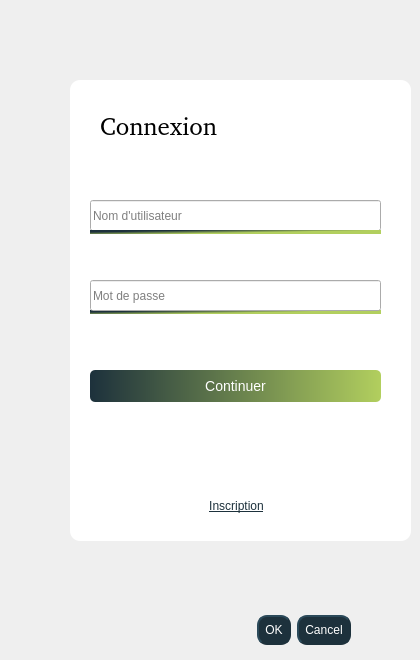
   <widget class="QWidget" name="Connexion">
    <attribute name="title">
     <string>Connexion</string>
    </attribute>
    <widget class="QFrame" name="frame">
     <property name="geometry">
      <rect>
       <x>70</x>
       <y>80</y>
       <width>341</width>
       <height>461</height>
      </rect>
     </property>
     <property name="styleSheet">
      <string notr="true">QFrame {
   border: none;
	border-radius:10px;
	background-color:rgb(255, 255, 255);
	box-shadow: 8px 7px 7px 8px rgb(179, 179, 179);
}</string>
     </property>
     <property name="frameShape">
      <enum>QFrame::StyledPanel</enum>
     </property>
     <property name="frameShadow">
      <enum>QFrame::Raised</enum>
     </property>
     <widget class="QLabel" name="label_4">
      <property name="geometry">
       <rect>
        <x>30</x>
        <y>30</y>
        <width>161</width>
        <height>31</height>
       </rect>
      </property>
      <property name="font">
       <font>
        <family>,sans-serif</family>
        <pointsize>-1</pointsize>
        <weight>50</weight>
        <italic>false</italic>
        <bold>false</bold>
       </font>
      </property>
      <property name="styleSheet">
       <string notr="true">

font: &quot;Poppins&quot;,sans-serif;
background-color: rgb(255, 255, 255);
max-width : 350px;
font-size:25px;
</string>
      </property>
      <property name="text">
       <string>Connexion</string>
      </property>
     </widget>
     <widget class="QLineEdit" name="username_input">
      <property name="geometry">
       <rect>
        <x>20</x>
        <y>120</y>
        <width>291</width>
        <height>31</height>
       </rect>
      </property>
      <property name="styleSheet">
       <string notr="true">width : 100%;
height : 45px; 
border-color: rgb(255, 255, 255);
color: rgb(0,0,0);</string>
      </property>
      <property name="text">
       <string/>
      </property>
      <property name="dragEnabled">
       <bool>false</bool>
      </property>
      <property name="placeholderText">
       <string extracomment="Nom d'utilisateur">Nom d'utilisateur</string>
      </property>
     </widget>
     <widget class="Line" name="line_4">
      <property name="geometry">
       <rect>
        <x>20</x>
        <y>150</y>
        <width>291</width>
        <height>4</height>
       </rect>
      </property>
      <property name="styleSheet">
       <string notr="true">background-color: qlineargradient(spread:pad, x1:0.182079, y1:0.147455, x2:0.832562, y2:0.647409, stop:0.0985222 rgba(29, 49, 60, 255), stop:0.73399 rgba(178, 207, 94, 255))</string>
      </property>
      <property name="orientation">
       <enum>Qt::Horizontal</enum>
      </property>
     </widget>
     <widget class="Line" name="line_5">
      <property name="geometry">
       <rect>
        <x>20</x>
        <y>230</y>
        <width>291</width>
        <height>4</height>
       </rect>
      </property>
      <property name="styleSheet">
       <string notr="true">background-color: qlineargradient(spread:pad, x1:0.182079, y1:0.147455, x2:0.832562, y2:0.647409, stop:0.0985222 rgba(29, 49, 60, 255), stop:0.73399 rgba(178, 207, 94, 255))</string>
      </property>
      <property name="orientation">
       <enum>Qt::Horizontal</enum>
      </property>
     </widget>
     <widget class="QLineEdit" name="password_input">
      <property name="geometry">
       <rect>
        <x>20</x>
        <y>200</y>
        <width>291</width>
        <height>31</height>
       </rect>
      </property>
      <property name="styleSheet">
       <string notr="true">width : 100%;
height : 45px; 
border-color: rgb(255, 255, 255);
color: rgb(0,0,0);</string>
      </property>
      <property name="text">
       <string/>
      </property>
      <property name="echoMode">
       <enum>QLineEdit::Password</enum>
      </property>
      <property name="placeholderText">
       <string>Mot de passe</string>
      </property>
     </widget>
     <widget class="QPushButton" name="btn_continuer">
      <property name="geometry">
       <rect>
        <x>20</x>
        <y>290</y>
        <width>291</width>
        <height>32</height>
       </rect>
      </property>
      <property name="cursor">
       <cursorShape>PointingHandCursor</cursorShape>
      </property>
      <property name="styleSheet">
       <string notr="true">


QPushButton{
background-color: qlineargradient(spread:pad, x1:0, y1:0, x2:1, y2:0, stop:0 rgba(29, 49, 60, 255), stop:1 rgba(178, 207, 94, 255));

font: &quot;Poppins&quot; ;
font :14px;
color: #fff;
border-radius: 5px;
}


QPushButton::hover{
background-color: qlineargradient(spread:pad, x1:0.926108, y1:0.159, x2:0.0640394, y2:0.0568182, stop:0 rgba(29, 49, 60, 255), stop:1 rgba(178, 207, 94, 255))}</string>
      </property>
      <property name="text">
       <string>Continuer</string>
      </property>
     </widget>
     <widget class="QLabel" name="password_error_2">
      <property name="geometry">
       <rect>
        <x>60</x>
        <y>240</y>
        <width>221</width>
        <height>16</height>
       </rect>
      </property>
      <property name="styleSheet">
       <string notr="true">color: rgb(252, 1, 7);</string>
      </property>
      <property name="text">
       <string/>
      </property>
     </widget>
     <widget class="QPushButton" name="sign_up_btn">
      <property name="geometry">
       <rect>
        <x>110</x>
        <y>410</y>
        <width>113</width>
        <height>32</height>
       </rect>
      </property>
      <property name="font">
       <font>
        <underline>true</underline>
       </font>
      </property>
      <property name="cursor">
       <cursorShape>PointingHandCursor</cursorShape>
      </property>
      <property name="styleSheet">
       <string notr="true">background-color: transparent;
border: none;
color: rgb(29,49,60);</string>
      </property>
      <property name="text">
       <string>Inscription</string>
      </property>
     </widget>
    </widget>
    <widget class="QDialogButtonBox" name="ok_cancel_3">
     <property name="geometry">
      <rect>
       <x>110</x>
       <y>610</y>
       <width>241</width>
       <height>41</height>
      </rect>
     </property>
     <property name="cursor">
      <cursorShape>PointingHandCursor</cursorShape>
     </property>
     <property name="styleSheet">
      <string notr="true"> background-color: rgb(29,49,60);
 color: rgb(255,255,255);
   border-style: outset;
    border-width: 2px;
    border-radius: 10px;
    border-color: rgb(29,49,60);
    min-width: 5em;
   font: 15pt &quot;.AppleSystemUIFont&quot;;
    padding: 6px;
</string>
     </property>
     <property name="orientation">
      <enum>Qt::Horizontal</enum>
     </property>
     <property name="standardButtons">
      <set>QDialogButtonBox::Cancel|QDialogButtonBox::Ok</set>
     </property>
    </widget>
   </widget>
